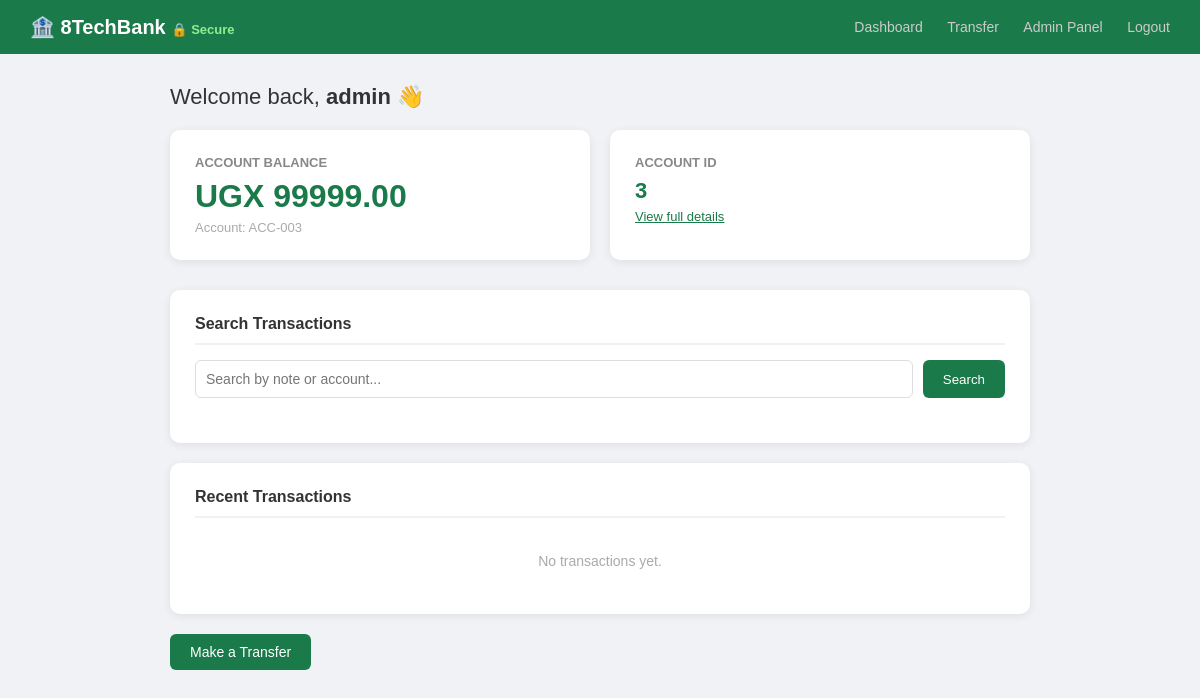
/dashboard (signed in), run on the app's committed database.
### tables this page shows
CREATE TABLE accounts (
            id INTEGER PRIMARY KEY AUTOINCREMENT,
            user_id INTEGER NOT NULL,
            account_number TEXT NOT NULL UNIQUE,
            balance REAL DEFAULT 0.0,
            FOREIGN KEY (user_id) REFERENCES users(id)
        );

### app.py (the view)
@app.route('/dashboard')
@login_required
def dashboard():
    db = get_db()
    account = db.execute(
        "SELECT * FROM accounts WHERE user_id=?", (session['user_id'],)
    ).fetchone()
    transactions = db.execute(
        "SELECT * FROM transactions WHERE from_acct=? OR to_acct=? ORDER BY timestamp DESC LIMIT 10",
        (account['id'], account['id']) if account else (0, 0)
    ).fetchall()
    return render_template('dashboard.html', account=account, transactions=transactions)

### app.py (called while the page is built)
def get_db():
    db = getattr(g, '_database', None)
    if db is None:
        db = g._database = sqlite3.connect(DATABASE)
        db.row_factory = sqlite3.Row
    return db

@app.teardown_appcontext
def close_connection(exception):
    db = getattr(g, '_database', None)
    if db is not None:
        db.close()

@app.after_request
def set_security_headers(response):
    response.headers['X-Content-Type-Options'] = 'nosniff'
    response.headers['X-Frame-Options'] = 'DENY'
    response.headers['Referrer-Policy'] = 'no-referrer'
    response.headers['Strict-Transport-Security'] = 'max-age=31536000; includeSubDomains'
    response.headers['Content-Security-Policy'] = (
        "default-src 'self'; "
        "script-src 'self'; "       # No inline scripts allowed
        "style-src 'self' 'unsafe-inline'; "
        "img-src 'self' data:;"
    )
    return response

def login_required(f):
    @wraps(f)
    def decorated(*args, **kwargs):
        if 'user_id' not in session:
            return redirect('/login')
        return f(*args, **kwargs)
    return decorated

### templates/dashboard.html (shortened to what this page needs)
<!doctype html>
<html lang="en">
  <head>
  </head>
  <body>
    <nav>
      <h1>🏦 8TechBank <span style="font-size: 13px; color: #90ee90">🔒 Secure</span></h1>
      <div>
        <a href="/dashboard">Dashboard</a>
        <a href="/transfer">Transfer</a>
        {% if session.get('role') == 'admin' %}
        <a href="/admin">Admin Panel</a>
        {% endif %}
        <a href="/logout">Logout</a>
      </div>
    </nav>
    <div class="container">
      <p class="welcome">Welcome back, <strong>{{ session['username'] }}</strong> 👋</p>
      <div class="cards">
        <div class="card">
          <h3>Account Balance</h3>
          <div class="amount">UGX {{ "%.2f"|format(account.balance) if account else "0.00" }}</div>
          <div class="sub">Account: {{ account.account_number if account else "N/A" }}</div>
        </div>
        <div class="card">
          <h3>Account ID</h3>
          <div class="amount" style="font-size: 22px">{{ account.id if account else "N/A" }}</div>
          <div class="sub"><a href="/account/{{ account.id if account else 1 }}" style="color: #1a7a4a">View full details</a></div>
        </div>
      </div>
      <div class="section">
        <h2>Search Transactions</h2>
        <div class="search-bar">
          <input type="text" id="searchInput" placeholder="Search by note or account..." />
          <button onclick="window.location = '/search?q=' + encodeURIComponent(document.getElementById('searchInput').value)">Search</button>
        </div>
      </div>
      <div class="section">
        <h2>Recent Transactions</h2>
        {% if transactions %}
        <table>
          <tr>
            <th>From</th>
            <th>To</th>
            <th>Amount (UGX)</th>
            <th>Note</th>
            <th>Date</th>
          </tr>
          {% for tx in transactions %}
          <tr>
            <td>{{ tx.from_acct }}</td>
            <td>{{ tx.to_acct }}</td>
            <td>{{ "%.2f"|format(tx.amount) }}</td>
            <td>{{ tx.note }}</td>
            <td>{{ tx.timestamp }}</td>
          </tr>
          {% endfor %}
        </table>
        {% else %}
        <p class="empty">No transactions yet.</p>
        {% endif %}
      </div>
      <a href="/transfer" class="btn">Make a Transfer</a>
    </div>
  </body>
</html>

### templates/dashboard.html (style rules this page uses)
* { margin: 0; padding: 0; box-sizing: border-box; }
body { font-family: Arial, sans-serif; background: #f0f2f5; }
nav { background: #1a7a4a; padding: 15px 30px; display: flex; justify-content: space-between; align-items: center; }
nav h1 { color: white; font-size: 20px; }
nav div a { color: #ccc; text-decoration: none; margin-left: 20px; font-size: 14px; }
.container { max-width: 900px; margin: 30px auto; padding: 0 20px; }
.welcome { font-size: 22px; color: #333; margin-bottom: 20px; }
.cards { display: flex; gap: 20px; margin-bottom: 30px; }
.card { background: white; padding: 25px; border-radius: 10px; flex: 1; box-shadow: 0 2px 10px rgba(0, 0, 0, 0.08); }
.card h3 { color: #888; font-size: 13px; margin-bottom: 8px; text-transform: uppercase; }
.card .amount { font-size: 32px; color: #1a7a4a; font-weight: bold; }
.card .sub { font-size: 13px; color: #aaa; margin-top: 5px; }
.section { background: white; border-radius: 10px; padding: 25px; box-shadow: 0 2px 10px rgba(0, 0, 0, 0.08); margin-bottom: 20px; }
.section h2 { font-size: 16px; color: #333; margin-bottom: 15px; border-bottom: 2px solid #f0f2f5; padding-bottom: 10px; }
.btn { display: inline-block; padding: 10px 20px; background: #1a7a4a; color: white; border-radius: 6px; text-decoration: none; font-size: 14px; }
.search-bar { display: flex; gap: 10px; margin-bottom: 20px; }
.search-bar input { flex: 1; padding: 10px; border: 1px solid #ddd; border-radius: 6px; font-size: 14px; }
.search-bar button { padding: 10px 20px; background: #1a7a4a; color: white; border: none; border-radius: 6px; cursor: pointer; }
.empty { color: #aaa; font-size: 14px; text-align: center; padding: 20px; }

### data on the page
accounts: balance "99999.00", account_number "ACC-003", id "3"

### other printed values
{{ session['username'] }} "admin"
